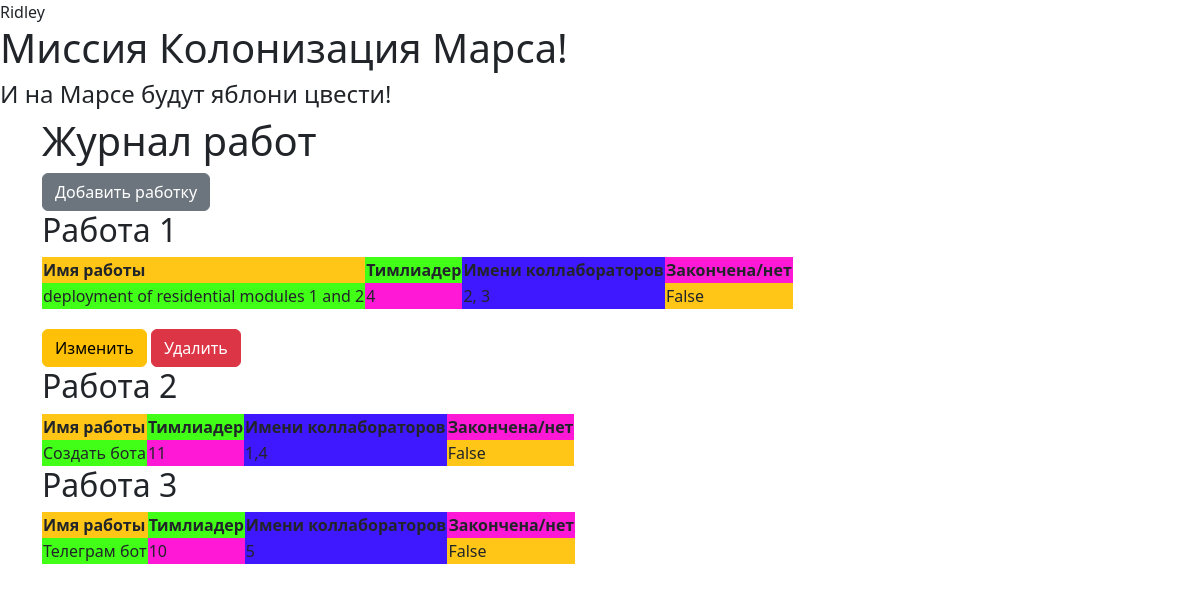
/ (signed in), run on the app's committed database.
### data/user.py (models this page shows, shortened)
class User(SqlAlchemyBase, UserMixin):
    __tablename__ = 'users'
    id = sqlalchemy.Column(sqlalchemy.Integer,
                           primary_key=True, autoincrement=True)
    surname = sqlalchemy.Column(sqlalchemy.String)
    name = sqlalchemy.Column(sqlalchemy.String)
    age = sqlalchemy.Column(sqlalchemy.String, nullable=True)
    position = sqlalchemy.Column(sqlalchemy.String)
    speciality = sqlalchemy.Column(sqlalchemy.String)
    address = sqlalchemy.Column(sqlalchemy.String)
    email = sqlalchemy.Column(sqlalchemy.String, unique=True)
    hashed_password = sqlalchemy.Column(sqlalchemy.String)
    modified_date = sqlalchemy.Column(sqlalchemy.DateTime)
    job = orm.relationship("Jobs", back_populates='user')

### data/jobs.py (models this page shows)
class Jobs(SqlAlchemyBase):
    __tablename__ = 'jobs'
    id = sqlalchemy.Column(sqlalchemy.Integer,
                           primary_key=True)
    team_leader = sqlalchemy.Column(sqlalchemy.Integer, sqlalchemy.ForeignKey('users.id'))
    job = sqlalchemy.Column(sqlalchemy.String)
    work_size = sqlalchemy.Column(sqlalchemy.Integer)
    collaborators = sqlalchemy.Column(sqlalchemy.String)
    start_date = sqlalchemy.Column(sqlalchemy.DateTime)
    end_date = sqlalchemy.Column(sqlalchemy.DateTime)
    is_finished = sqlalchemy.Column(sqlalchemy.Boolean)
    user = orm.relationship('User')

### main.py (the view)
@app.route('/')
def i():
    db_sess = db_session.create_session()
    news = db_sess.query(Jobs).all()
    return render_template("base2.html", news=news)

### data/db_session.py (called while the page is built)
def create_session() -> Session:
    global __factory
    return __factory()

### main.py (called while the page is built)
@login_manager.user_loader
def load_user(user_id):
    db_sess = db_session.create_session()
    return db_sess.query(User).get(user_id)

### templates/base2.html
{% extends "base.html" %}
{% block content %}
<h1>Журнал работ</h1><a href="addjob" class="btn btn-secondary">Добавить работку</a>
{% for item in news%}
    <h2>Работа {{loop.index}}</h2>
    <table>
        <tr>
            <th style="background: #FFC618">Имя работы</th>
            <th style="background: #42FF18">Тимлиадер</th>
            <th style="background: #4018FF">Имени коллабораторов</th>
            <th style="background: #FF18D5">Закончена/нет</th>
        </tr>
        <tr>
            <td style="background: #42FF18">{{item.job}}</td>
            <td style="background: #FF18D5">{{item.team_leader}}</td>
            <td style="background: #4018FF">{{item.collaborators}}</td>
            <td style="background: #FFC618; ">{{item.is_finished}}</td>
        </tr>
    </table>
        {% if current_user.is_authenticated and current_user == item.user or current_user.id == 1%}
    <div style="margin-top: 20px">
        <a href="/jobs/{{ item.id }}" class="btn btn-warning">
            Изменить
        </a>
        <a href="/jobs_delete/{{ item.id }}" class="btn btn-danger">
            Удалить
        </a>
    </div>
{% endif %}
{% endfor %}
{% endblock %}

### templates/base.html (shortened to what this page needs)
    <!DOCTYPE html>
<html lang="en">
<head>
    <link href="https://cdn.jsdelivr.net/npm/bootstrap@5.3.2/dist/css/bootstrap.min.css" rel="stylesheet">
    </head>
    <body>
    <header>
        {% if current_user.is_authenticated %}
    <a class="navbar-brand" href="/logout">{{ current_user.name }}</a>
{% else %}
    <p>
        <a class="btn btn-primary " href="/register">Зарегистрироваться</a>
        <a class="btn btn-success" href="/login">Войти</a>
    </p>
{% endif %}
        <h1>Миссия Колонизация Марса!</h1>
        <h4>И на Марсе будут яблони цвести!</h4></header>
        <main role="main" class="container">
    {% block content %}{% endblock %}
        </main>
    </body>
</html>

### data on the page
User: name "Ridley"
Jobs: job "deployment of residential modules 1 and 2", team_leader "4", collaborators "2, 3", is_finished "False"
Jobs: job "Создать бота", team_leader "11", collaborators "1,4", is_finished "False"
Jobs: job "Телеграм бот", team_leader "10", collaborators "5", is_finished "False"
